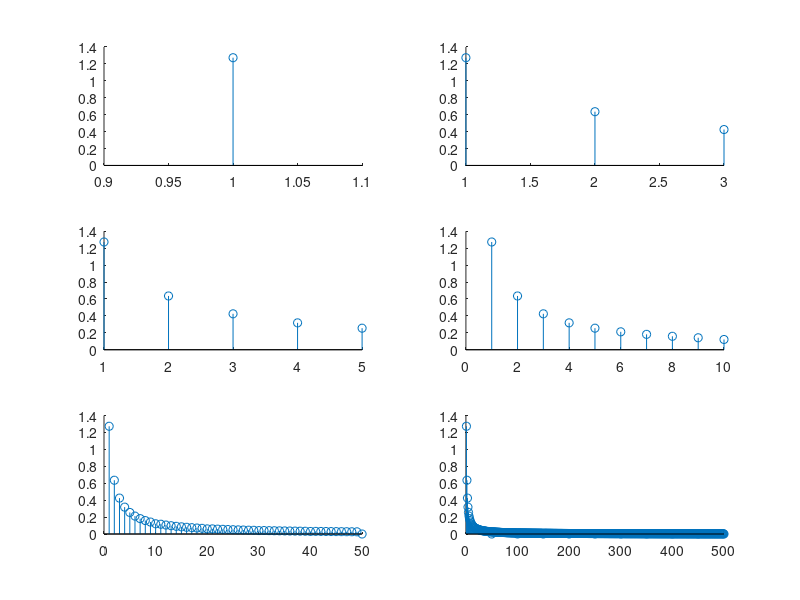

MATLAB code for this plot:
close all;
count=1;
for k=[1,3,5,10,50,500]
    subplot(3,2,[count]);
    
    t=-1:0.01:1;
a=zeros(1,k);
 for n=1:1:k
 f=4/pi*(sin(2*pi*n*t)/n);

a(n) = max(f);
 end
 hold on;
stem(1:1:k,a)
count=count+1;
end